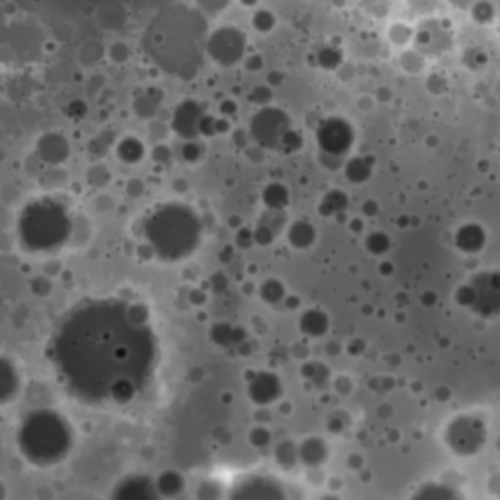
#> input picture webots_ros2_cleverhive/worlds/assets/moon_heightmap.png, 1000 x 1000 px (shown at 1/2 size)
$ python heightmap_to_elevationgrid.py
#> lines starting #> are read from the running program, lines starting #| are printed output that depends on the picture
from PIL import Image
import numpy as np
import matplotlib.pyplot as plt


def image_to_elevation_grid(image_path, target_size=None, normalize=True, height_coefficient=1):
    """
    Convert a grayscale image to a list of elevation float values.

    Parameters:
    - image_path (str): Path to the grayscale image.
    - target_size (tuple): Resize image to (width, height). If None, use original size.
    - normalize (bool): If True, normalize pixel values to range [0.0, 1.0].

    Returns:
    - List of floats representing elevation.
    """
#> called with image_path = '../assets/moon_heightmap.png', target_size = (500, 500), normalize = True, height_coefficient = 10
    # Open and convert to grayscale
    img = Image.open(image_path).convert('L')
#> img is the input picture: PIL image 1000x1000 L; min 10, max 228, mean 107.3

    if target_size:
        img = img.resize(target_size, Image.LANCZOS)
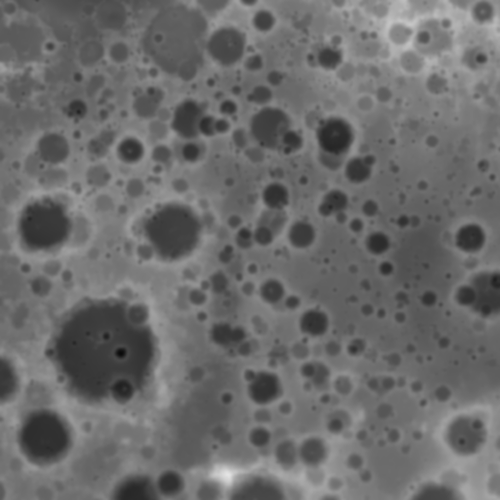
#> img: PIL image 500x500 L; min 10, max 228, mean 107.3

    # Convert to NumPy array
    pixel_array = np.array(img, dtype=np.float32)

    if normalize:
        pixel_array /= 255.0  # Normalize to [0.0, 1.0]

    pixel_array *= height_coefficient

    return np.flipud(pixel_array).flatten().tolist()


# Example usage
if __name__ == "__main__":
    path = "../assets/moon_heightmap.png"
    target_size = (500, 500)
    height_coefficient = 10

    heights = image_to_elevation_grid(
        path, target_size=target_size, height_coefficient=height_coefficient)  # Resize to 10x10
#> heights = 250000 items

    grid = np.array(heights).reshape(target_size)
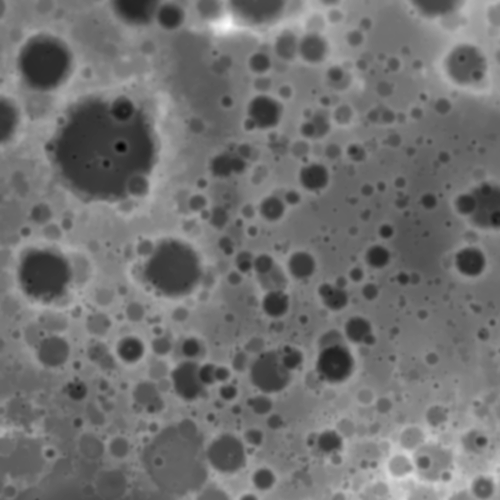
#> grid: shape (500, 500) float64; min 0.392, max 8.94, mean 4.21; drawn with min black and max white
    plt.imshow(grid)
    plt.show()

    for h in heights:
        print(round(h, 3), end=" ")
#> this loop made 250000 passes
#> h on passes 1 to 3: 3.61, 3.76, 4
#| 3.608
#| 3.765
#| 4.0
#| 4.314
#| 4.627
#| 4.824
#| 4.941
#| 4.941
#> (further printed lines are left out)

$ run again, with webots_ros2_cleverhive/worlds/assets/moon.png copied over webots_ros2_cleverhive/worlds/assets/moon_heightmap.png
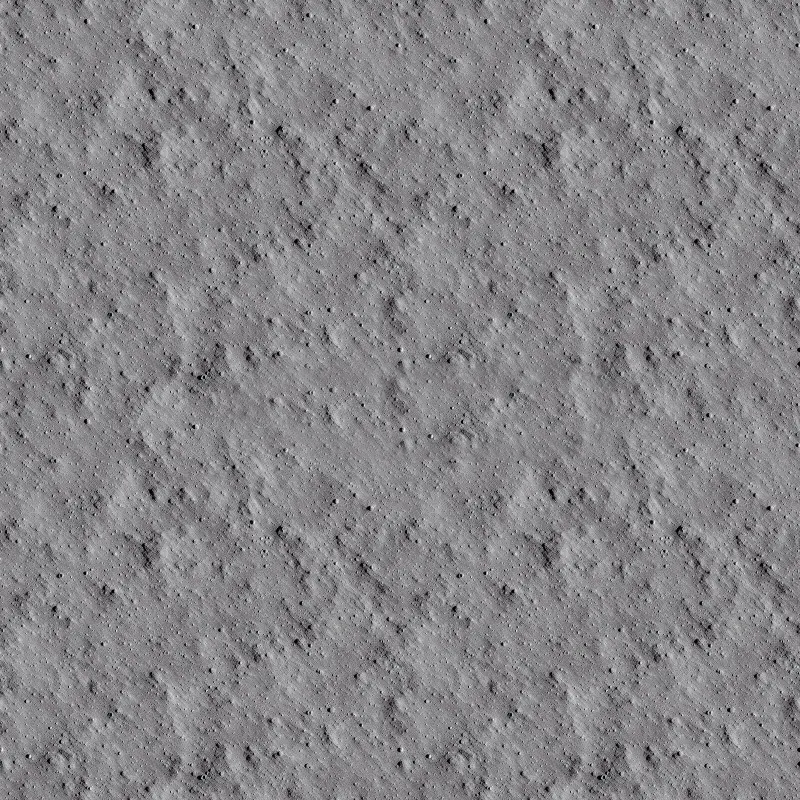
#> input picture webots_ros2_cleverhive/worlds/assets/moon.png, 800 x 800 px
#> in image_to_elevation_grid, `pixel_array *= height_coefficient`:
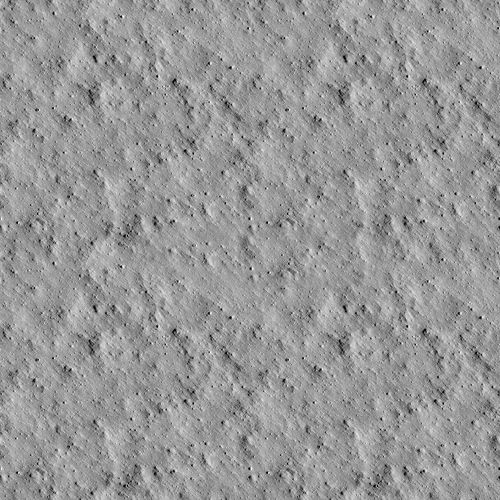
#> pixel_array: shape (500, 500) float32; min 0, max 8.75, mean 5.22; drawn with min black and max white
#> heights = 250000 items
#> `grid = np.array(heights).reshape(target_size)`:
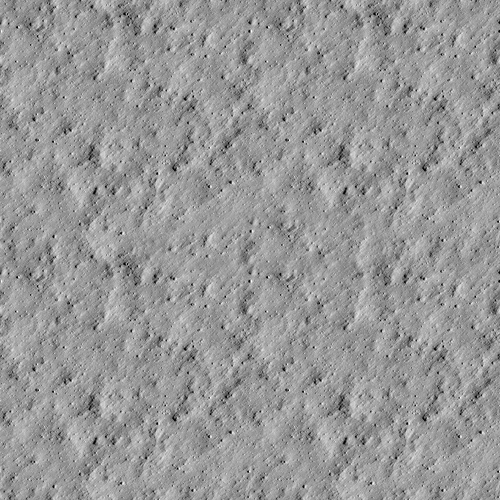
#> grid: shape (500, 500) float64; min 0, max 8.75, mean 5.22; drawn with min black and max white
#> the loop `for h in heights:` made 250000 passes
#> h on passes 1 to 3: 5.69, 5.69, 4.9
#> (printed output is left out)

$ run again, with webots_ros2_cleverhive/worlds/assets/moon0.png copied over webots_ros2_cleverhive/worlds/assets/moon_heightmap.png
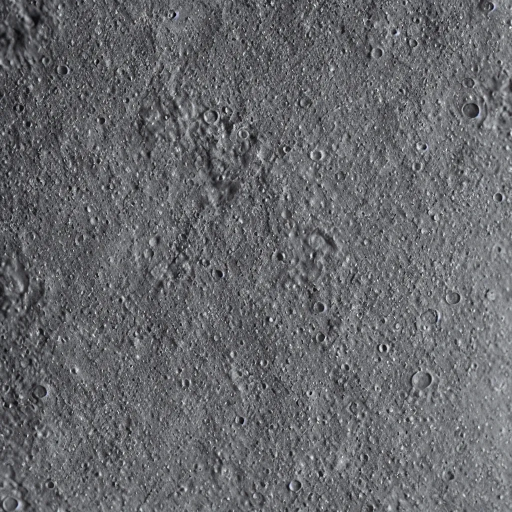
#> input picture webots_ros2_cleverhive/worlds/assets/moon0.png, 1024 x 1024 px (shown at 1/2 size)
#> in image_to_elevation_grid, `img = img.resize(target_size, Image.LANCZOS)`:
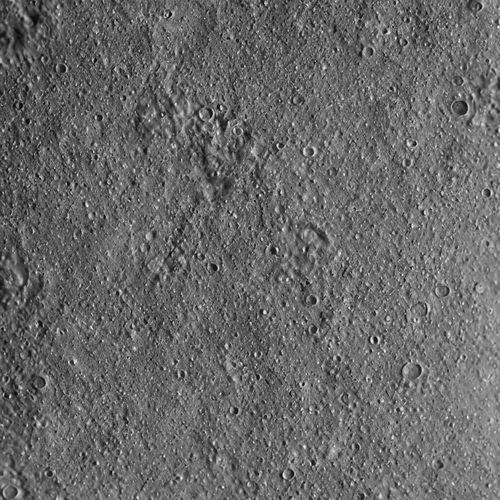
#> img: PIL image 500x500 L; min 0, max 255, mean 104
#> heights = 250000 items
#> `grid = np.array(heights).reshape(target_size)`:
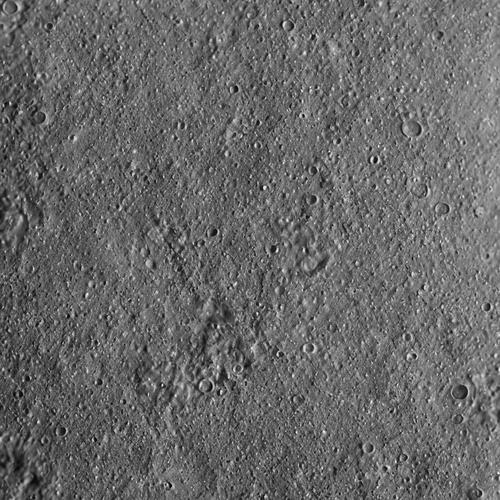
#> grid: shape (500, 500) float64; min 0, max 10, mean 4.08; drawn with min black and max white
#> the loop `for h in heights:` made 250000 passes
#> h on passes 1 to 3: 4.9, 4.94, 3.8
#> (printed output is left out)
